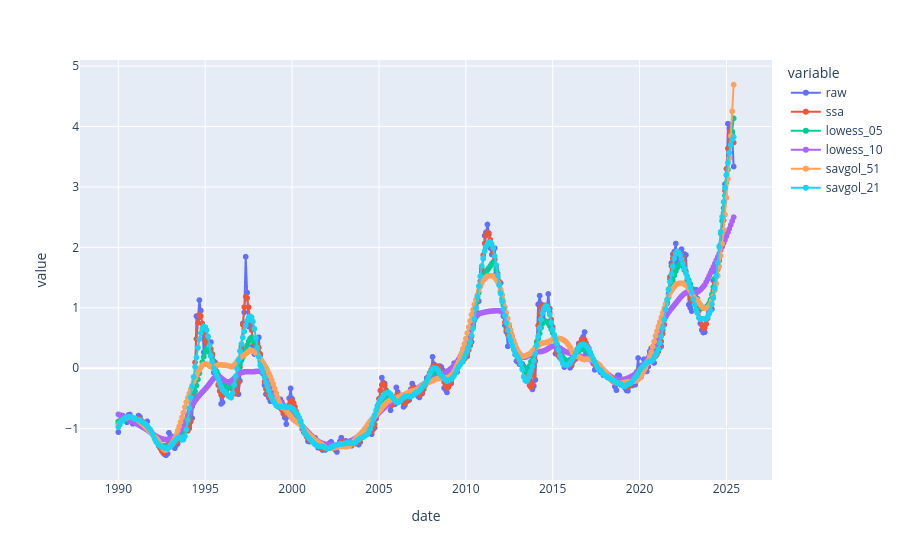

Notebook code cell kept with this figure:
### Code cell
df_trend["lowess_05"] = smoothed_05[:,1]
df_trend["lowess_10"] = smoothed_10[:,1]
df_trend["savgol_51"] = smoothed_savgol_51
df_trend["savgol_21"] = smoothed_savgol_21
fig = px.line(df_trend, x="date", y=["raw","ssa", "lowess_05", "lowess_10", "savgol_51", "savgol_21"], markers=True)

# Display the figure
fig.show()

### Figure 1 — Plotly figure (JSON) as saved in the notebook; plotly's stock layout.template omitted (floating-point values rounded to 4 significant figures; data arrays with more than 128 entries replaced by an {"elided": "..."} marker saying what was removed)
{"data": [{"hovertemplate": "variable=raw<br>date=%{x}<br>value=%{y}<extra></extra>", "legendgroup": "raw", "line": {"color": "#636efa", "dash": "solid"}, "marker": {"symbol": "circle"}, "mode": "lines+markers", "name": "raw", "showlegend": true, "type": "scattergl", "x": {"elided": "426 str values"}, "xaxis": "x", "y": {"elided": "426 float values"}, "yaxis": "y"}, {"hovertemplate": "variable=ssa<br>date=%{x}<br>value=%{y}<extra></extra>", "legendgroup": "ssa", "line": {"color": "#EF553B", "dash": "solid"}, "marker": {"symbol": "circle"}, "mode": "lines+markers", "name": "ssa", "showlegend": true, "type": "scattergl", "x": {"elided": "426 str values"}, "xaxis": "x", "y": {"elided": "426 float values"}, "yaxis": "y"}, {"hovertemplate": "variable=lowess_05<br>date=%{x}<br>value=%{y}<extra></extra>", "legendgroup": "lowess_05", "line": {"color": "#00cc96", "dash": "solid"}, "marker": {"symbol": "circle"}, "mode": "lines+markers", "name": "lowess_05", "showlegend": true, "type": "scattergl", "x": {"elided": "426 str values"}, "xaxis": "x", "y": {"elided": "426 float values"}, "yaxis": "y"}, {"hovertemplate": "variable=lowess_10<br>date=%{x}<br>value=%{y}<extra></extra>", "legendgroup": "lowess_10", "line": {"color": "#ab63fa", "dash": "solid"}, "marker": {"symbol": "circle"}, "mode": "lines+markers", "name": "lowess_10", "showlegend": true, "type": "scattergl", "x": {"elided": "426 str values"}, "xaxis": "x", "y": {"elided": "426 float values"}, "yaxis": "y"}, {"hovertemplate": "variable=savgol_51<br>date=%{x}<br>value=%{y}<extra></extra>", "legendgroup": "savgol_51", "line": {"color": "#FFA15A", "dash": "solid"}, "marker": {"symbol": "circle"}, "mode": "lines+markers", "name": "savgol_51", "showlegend": true, "type": "scattergl", "x": {"elided": "426 str values"}, "xaxis": "x", "y": {"elided": "426 float values"}, "yaxis": "y"}, {"hovertemplate": "variable=savgol_21<br>date=%{x}<br>value=%{y}<extra></extra>", "legendgroup": "savgol_21", "line": {"color": "#19d3f3", "dash": "solid"}, "marker": {"symbol": "circle"}, "mode": "lines+markers", "name": "savgol_21", "showlegend": true, "type": "scattergl", "x": {"elided": "426 str values"}, "xaxis": "x", "y": {"elided": "426 float values"}, "yaxis": "y"}], "layout": {"legend": {"title": {"text": "variable"}, "tracegroupgap": 0}, "margin": {"t": 60}, "xaxis": {"anchor": "y", "domain": [0, 1], "title": {"text": "date"}}, "yaxis": {"anchor": "x", "domain": [0, 1], "title": {"text": "value"}}}}
